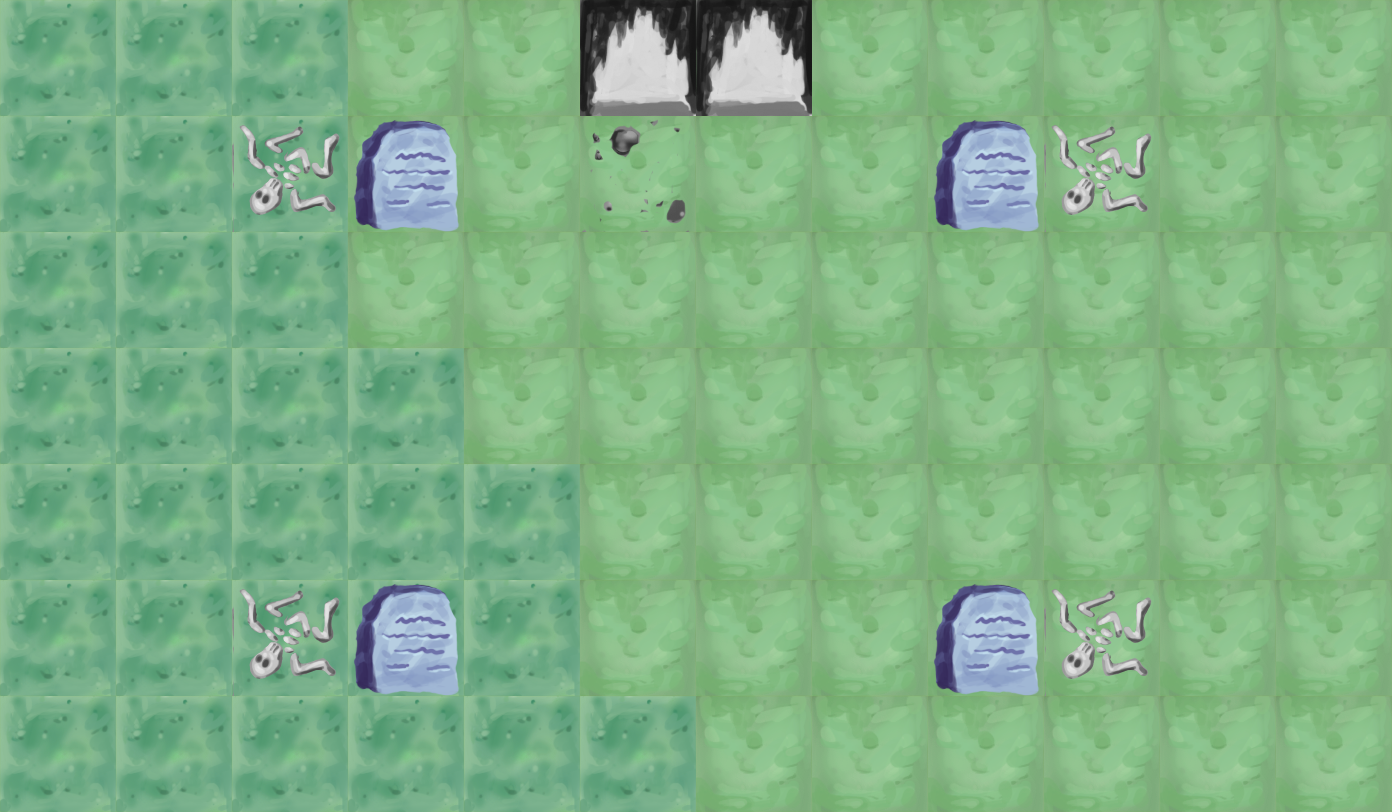

A 2D game scene composited from a Tiled map and its tileset images. What follows is a short description and the map's XML, with every tile layer's data as written:
An orthogonal 12x7 tile map with 116x116 px tiles, 3 tile layers (Tile Layer 1, Tile Layer 2, Tile Layer 3), 3 tilesets.

<map version="1.0" orientation="orthogonal" renderorder="right-down" width="12" height="7" tilewidth="116" tileheight="116" nextobjectid="1">
 <tileset firstgid="1" name="tile" tilewidth="116" tileheight="116" tilecount="20" columns="20">
  <image source="../images/tile.png" width="2320" height="116" />
 </tileset>
 <tileset firstgid="21" name="stuff" tilewidth="116" tileheight="116" tilecount="6" columns="6">
  <image source="../images/stuff.png" width="696" height="116" />
 </tileset>
 <tileset firstgid="27" name="triggers" tilewidth="116" tileheight="116" tilecount="6" columns="6">
  <image source="../images/triggers.png" width="696" height="116" />
 </tileset>
 <layer name="Tile Layer 1" width="12" height="7">
  <data encoding="csv">
11,11,11,10,10,12,12,10,10,10,10,10,
11,11,11,10,10,10,10,10,10,10,10,10,
11,11,11,10,10,10,10,10,10,10,10,10,
11,11,11,11,10,10,10,10,10,10,10,10,
11,11,11,11,11,10,10,10,10,10,10,10,
11,11,11,11,11,10,10,10,10,10,10,10,
11,11,11,11,11,11,10,10,10,10,10,10
</data>
 </layer>
 <layer name="Tile Layer 2" width="12" height="7">
  <data encoding="csv">
0,0,0,0,0,0,0,0,0,0,0,0,
0,0,0,21,0,0,0,0,21,0,0,0,
0,0,0,0,0,0,0,0,0,0,0,0,
0,0,0,0,0,0,0,0,0,0,0,0,
0,0,0,0,0,0,0,0,0,0,0,0,
0,0,0,21,0,0,0,0,21,0,0,0,
0,0,0,0,0,0,0,0,0,0,0,0
</data>
 </layer>
 <layer name="Tile Layer 3" width="12" height="7">
  <data encoding="csv">
0,0,0,0,0,31,31,0,0,0,0,0,
0,0,28,0,0,27,0,0,0,28,0,0,
0,0,0,0,0,0,0,0,0,0,0,0,
0,0,0,0,0,0,0,0,0,0,0,0,
0,0,0,0,0,0,0,0,0,0,0,0,
0,0,28,0,0,0,0,0,0,28,0,0,
0,0,0,0,0,0,0,0,0,0,0,0
</data>
 </layer>
</map>
